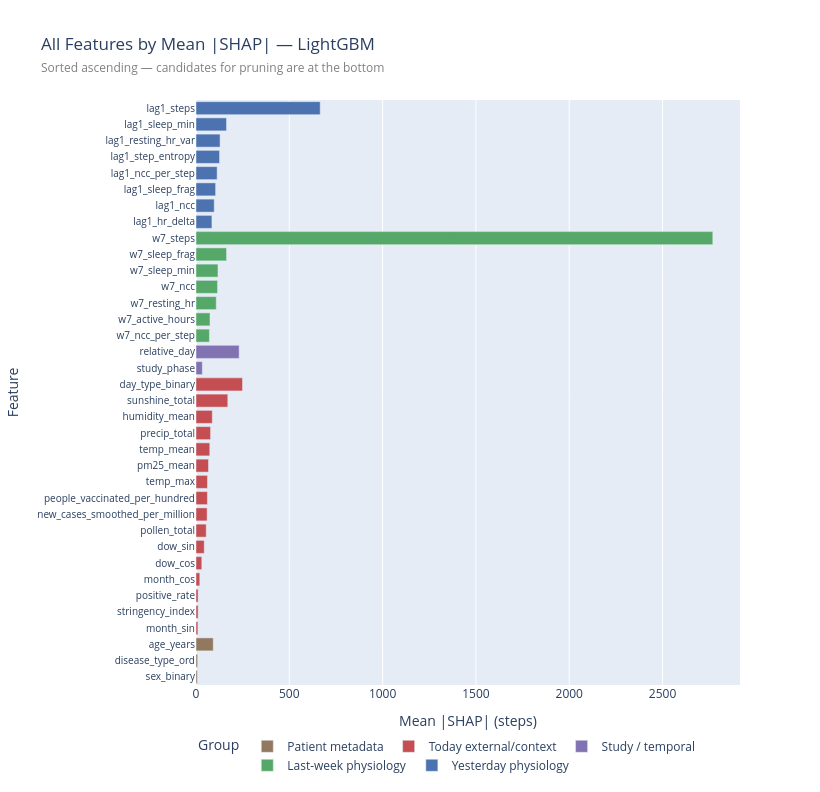

This figure's notebook cell:
### Code cell
# ── All features ranked by mean |SHAP| — ascending (least → most important) ───
feat_to_group = {f: g for g, fs in GROUPS.items() for f in fs}

ranked = feat_shap.copy().sort_values('mean_abs_shap', ascending=True).reset_index(drop=True)
ranked['group'] = ranked['feature'].map(feat_to_group).fillna('Other')

GROUP_COLORS = {
    'Yesterday physiology':   '#4C72B0',
    'Last-week physiology':   '#55A868',
    'Today external/context': '#C44E52',
    'Study / temporal':       '#8172B2',
    'Patient metadata':       '#937860',
}

fig = px.bar(
    ranked,
    x='mean_abs_shap', y='feature', orientation='h',
    color='group',
    color_discrete_map=GROUP_COLORS,
    title=f'All Features by Mean |SHAP| — {winner}'
          f'<br><span style="font-size:12px; color:gray">Sorted ascending — candidates for pruning are at the bottom</span>',
    labels={'mean_abs_shap': 'Mean |SHAP| (steps)', 'feature': 'Feature', 'group': 'Group'},
    height=max(600, len(ranked) * 22),
    width=820,
)
fig.update_layout(
    legend=dict(orientation='h', yanchor='top', y=-0.08, xanchor='left', x=0),
    margin=dict(b=100),
)
fig.update_yaxes(tickmode='linear', dtick=1, tickfont=dict(size=10))
fig.show()

print(f'\nAll features (ascending |SHAP|):')
print(ranked[['feature', 'group', 'mean_abs_shap']].to_string(index=False))

### Figure 1 — Plotly figure (JSON) as saved in the notebook; plotly's stock layout.template omitted (floating-point values rounded to 4 significant figures)
{"data": [{"hovertemplate": "Group=Patient metadata<br>Mean |SHAP| (steps)=%{x}<br>Feature=%{y}<extra></extra>", "legendgroup": "Patient metadata", "marker": {"color": "#937860", "pattern": {"shape": ""}}, "name": "Patient metadata", "orientation": "h", "showlegend": true, "textposition": "auto", "type": "bar", "x": [7.335, 8.745, 92.44], "xaxis": "x", "y": ["sex_binary", "disease_type_ord", "age_years"], "yaxis": "y"}, {"hovertemplate": "Group=Today external/context<br>Mean |SHAP| (steps)=%{x}<br>Feature=%{y}<extra></extra>", "legendgroup": "Today external/context", "marker": {"color": "#C44E52", "pattern": {"shape": ""}}, "name": "Today external/context", "orientation": "h", "showlegend": true, "textposition": "auto", "type": "bar", "x": [10.15, 11.24, 11.28, 20.33, 31.11, 44.17, 54.67, 59.58, 61.15, 61.51, 66.86, 73.83, 77.99, 87.24, 170.3, 249.2], "xaxis": "x", "y": ["month_sin", "stringency_index", "positive_rate", "month_cos", "dow_cos", "dow_sin", "pollen_total", "new_cases_smoothed_per_million", "people_vaccinated_per_hundred", "temp_max", "pm25_mean", "temp_mean", "precip_total", "humidity_mean", "sunshine_total", "day_type_binary"], "yaxis": "y"}, {"hovertemplate": "Group=Study / temporal<br>Mean |SHAP| (steps)=%{x}<br>Feature=%{y}<extra></extra>", "legendgroup": "Study / temporal", "marker": {"color": "#8172B2", "pattern": {"shape": ""}}, "name": "Study / temporal", "orientation": "h", "showlegend": true, "textposition": "auto", "type": "bar", "x": [34.03, 231.2], "xaxis": "x", "y": ["study_phase", "relative_day"], "yaxis": "y"}, {"hovertemplate": "Group=Last-week physiology<br>Mean |SHAP| (steps)=%{x}<br>Feature=%{y}<extra></extra>", "legendgroup": "Last-week physiology", "marker": {"color": "#55A868", "pattern": {"shape": ""}}, "name": "Last-week physiology", "orientation": "h", "showlegend": true, "textposition": "auto", "type": "bar", "x": [71.89, 75.13, 108.5, 115.5, 117.8, 163.7, 2769.0], "xaxis": "x", "y": ["w7_ncc_per_step", "w7_active_hours", "w7_resting_hr", "w7_ncc", "w7_sleep_min", "w7_sleep_frag", "w7_steps"], "yaxis": "y"}, {"hovertemplate": "Group=Yesterday physiology<br>Mean |SHAP| (steps)=%{x}<br>Feature=%{y}<extra></extra>", "legendgroup": "Yesterday physiology", "marker": {"color": "#4C72B0", "pattern": {"shape": ""}}, "name": "Yesterday physiology", "orientation": "h", "showlegend": true, "textposition": "auto", "type": "bar", "x": [85.33, 97.63, 105.1, 113.2, 126.2, 129.0, 163.6, 665.5], "xaxis": "x", "y": ["lag1_hr_delta", "lag1_ncc", "lag1_sleep_frag", "lag1_ncc_per_step", "lag1_step_entropy", "lag1_resting_hr_var", "lag1_sleep_min", "lag1_steps"], "yaxis": "y"}], "layout": {"barmode": "relative", "height": 792, "legend": {"orientation": "h", "title": {"text": "Group"}, "tracegroupgap": 0, "x": 0, "xanchor": "left", "y": -0.08, "yanchor": "top"}, "margin": {"b": 100}, "title": {"text": "All Features by Mean |SHAP| — LightGBM<br><span style=\"font-size:12px; color:gray\">Sorted ascending — candidates for pruning are at the bottom</span>"}, "width": 820, "xaxis": {"anchor": "y", "domain": [0, 1], "title": {"text": "Mean |SHAP| (steps)"}}, "yaxis": {"anchor": "x", "domain": [0, 1], "dtick": 1, "tickfont": {"size": 10}, "tickmode": "linear", "title": {"text": "Feature"}}}}
